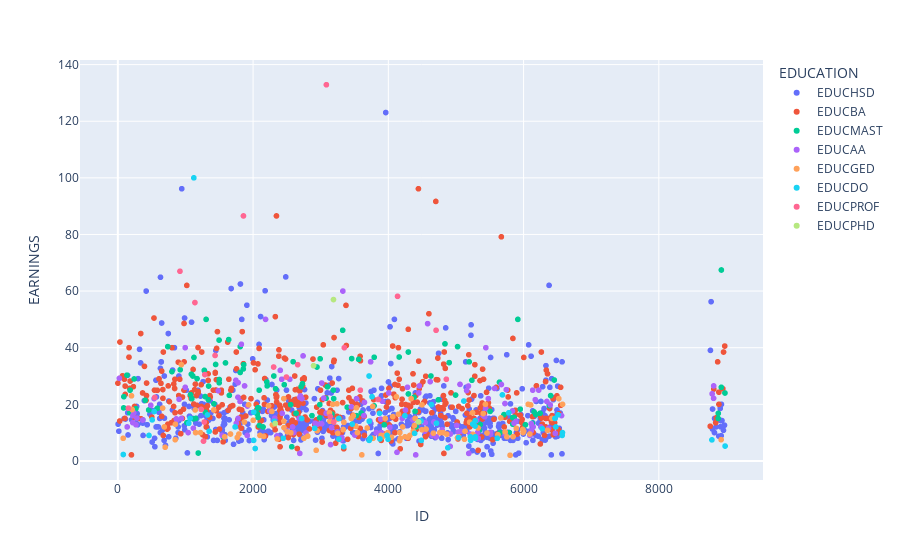

Write notebook code for a chart like this one.
### Code cell
# Check for Highest Educational qualification - Educational Profession with Earnings

df_data['EDUCATION'] = df_data[['EDUCPROF','EDUCPHD','EDUCMAST','EDUCBA','EDUCAA','EDUCHSD','EDUCGED','EDUCDO']].idxmax(axis=1)

px.scatter(data_frame=df_data, x='ID', y='EARNINGS', color='EDUCATION')

### Figure 1 — Plotly figure (JSON) as saved in the notebook; plotly's stock layout.template omitted (floating-point values rounded to 4 significant figures; data arrays with more than 128 entries replaced by an {"elided": "..."} marker saying what was removed)
{"data": [{"hovertemplate": "EDUCATION=EDUCHSD<br>ID=%{x}<br>EARNINGS=%{y}<extra></extra>", "legendgroup": "EDUCHSD", "marker": {"color": "#636efa", "symbol": "circle"}, "mode": "markers", "name": "EDUCHSD", "showlegend": true, "type": "scattergl", "x": {"elided": "586 int values"}, "xaxis": "x", "y": {"elided": "586 float values"}, "yaxis": "y"}, {"hovertemplate": "EDUCATION=EDUCBA<br>ID=%{x}<br>EARNINGS=%{y}<extra></extra>", "legendgroup": "EDUCBA", "marker": {"color": "#EF553B", "symbol": "circle"}, "mode": "markers", "name": "EDUCBA", "showlegend": true, "type": "scattergl", "x": {"elided": "454 int values"}, "xaxis": "x", "y": {"elided": "454 float values"}, "yaxis": "y"}, {"hovertemplate": "EDUCATION=EDUCMAST<br>ID=%{x}<br>EARNINGS=%{y}<extra></extra>", "legendgroup": "EDUCMAST", "marker": {"color": "#00cc96", "symbol": "circle"}, "mode": "markers", "name": "EDUCMAST", "showlegend": true, "type": "scattergl", "x": [8879, 2333, 2730, 2050, 8878, 4296, 5790, 1171, 800, 6454, 1809, 6181, 1095, 2945, 1446, 6383, 3458, 1119, 5236, 1151, 1497, 267, 5915, 3099, 2985, 4838, 4739, 4380, 1109, 2090, 3791, 6400, 1856, 1087, 4630, 8925, 4410, 585, 3598, 178, 2555, 5840, 2987, 5505, 89, 3187, 1649, 456, 2992, 135, 2074, 8978, 5652, 1810, 1126, 5195, 2083, 8924, 2572, 1862, 1075, 1639, 1338, 5644, 1022, 3561, 3079, 922, 2635, 3789, 5860, 5358, 3939, 1499, 6128, 3166, 241, 2710, 1421, 1305, 1342, 2092, 1189, 2208, 1556, 2461, 2147, 6244, 1296, 3527, 4994, 6155, 181, 1290, 5024, 4395, 3192, 6027, 2307, 2592, 5951, 3391, 2204, 2062, 2871, 5347, 4900, 404, 4160, 738, 1279, 3325, 1500, 5839, 2069, 1592, 5710, 86, 4297], "xaxis": "x", "y": [16.8, 25.48, 27.27, 16.92, 15, 38.46, 10, 29.07, 31.54, 28.57, 31.25, 16.35, 22, 33.17, 34.07, 19.5, 36.15, 14.83, 28.5, 15, 42.68, 18.46, 50, 26.15, 15.21, 41.35, 21.57, 22.5, 30, 25, 36.62, 23.08, 32.5, 30.63, 30, 67.45, 12, 18.6, 16.92, 16.99, 19.87, 12.98, 19.88, 17.5, 22.69, 25, 23.16, 18, 36.08, 30.29, 15.35, 23.99, 10, 40.38, 36.54, 35, 18.71, 26, 5, 34, 23.39, 42.86, 21.63, 27.81, 13.5, 35.88, 22.1, 32.21, 16.83, 19.48, 15.38, 12.85, 12.74, 27.6, 13.32, 16.54, 28.95, 26.24, 20.16, 50, 26.44, 12.5, 2.78, 26.5, 8.5, 26.92, 12, 16.83, 17.13, 16, 23.26, 17.31, 25, 22.73, 40.38, 17.5, 22, 12.77, 30, 35.04, 18.27, 18.99, 27.88, 16.64, 16, 10.82, 34.72, 21.42, 36.71, 40.38, 32, 46.15, 28.75, 15.28, 18.75, 34.62, 16.36, 18.72, 23.65], "yaxis": "y"}, {"hovertemplate": "EDUCATION=EDUCAA<br>ID=%{x}<br>EARNINGS=%{y}<extra></extra>", "legendgroup": "EDUCAA", "marker": {"color": "#ab63fa", "symbol": "circle"}, "mode": "markers", "name": "EDUCAA", "showlegend": true, "type": "scattergl", "x": {"elided": "135 int values"}, "xaxis": "x", "y": {"elided": "135 float values"}, "yaxis": "y"}, {"hovertemplate": "EDUCATION=EDUCGED<br>ID=%{x}<br>EARNINGS=%{y}<extra></extra>", "legendgroup": "EDUCGED", "marker": {"color": "#FFA15A", "symbol": "circle"}, "mode": "markers", "name": "EDUCGED", "showlegend": true, "type": "scattergl", "x": [79, 4337, 2752, 212, 2947, 3333, 1150, 6001, 5436, 4396, 5252, 6353, 3687, 4120, 3332, 5023, 1791, 4150, 3608, 4167, 2559, 6092, 1144, 3252, 2505, 2809, 848, 5039, 5845, 4558, 3774, 4177, 4170, 3913, 5403, 3130, 202, 1580, 4317, 4066, 1222, 1666, 5459, 1766, 2719, 5134, 6106, 4386, 1418, 2278, 3343, 5989, 4864, 5327, 3451, 4810, 8921, 6420, 3483, 3177, 3940, 4287, 4046, 2933, 5664, 2157, 3522, 3955, 1934, 5992, 939, 5621, 4761, 4667, 5126, 2102, 662, 4498, 3769, 6068, 3543, 4211, 4247, 3137, 3991, 852, 5726, 4499, 700, 5800, 6521, 5202, 2359, 5892, 1872, 5245, 687, 6576, 2229, 3892, 3528, 2002, 4369, 3254, 2454, 2286, 3240, 5753, 2457, 2456], "xaxis": "x", "y": [8, 22, 8, 18.14, 10.64, 11, 10, 10.5, 20, 15, 9.35, 10.81, 11.63, 22.65, 11.11, 8.15, 9.5, 16.5, 2.13, 7.15, 9.95, 9.5, 18, 9.74, 10.24, 8.75, 7.5, 8.5, 8.55, 11.25, 8, 8, 10, 8.5, 16.73, 17, 23, 8.5, 9, 15.65, 10, 9.5, 9.85, 8.25, 15, 10.47, 19.77, 12.5, 18, 17.5, 13.65, 11.11, 9.45, 11.63, 15, 10, 7.5, 15, 16, 20, 9, 8.33, 8.39, 3.75, 15.18, 8.67, 12.21, 14.96, 19.82, 10, 34, 9.25, 10, 9.8, 7.65, 9, 18.65, 19.8, 19.26, 20, 10, 12, 8.5, 14, 10, 12.95, 10.25, 11, 4.84, 2, 22, 13.69, 7.75, 11.5, 13.75, 17, 12, 20, 19.5, 9, 18.75, 14.35, 10.5, 14.81, 22, 12.75, 20.16, 8.5, 11.75, 14], "yaxis": "y"}, {"hovertemplate": "EDUCATION=EDUCDO<br>ID=%{x}<br>EARNINGS=%{y}<extra></extra>", "legendgroup": "EDUCDO", "marker": {"color": "#19d3f3", "symbol": "circle"}, "mode": "markers", "name": "EDUCDO", "showlegend": true, "type": "scattergl", "x": [5288, 1049, 2911, 3759, 3269, 1326, 6464, 4483, 5214, 5217, 3268, 2718, 537, 5611, 5781, 5282, 1124, 6276, 1068, 4389, 4638, 4245, 3466, 3715, 5286, 5687, 508, 6510, 8980, 6477, 1350, 81, 4880, 4488, 3340, 3876, 5038, 6570, 4712, 3981, 5248, 2445, 2031, 3717, 6575, 3718, 8785, 3871, 2314, 5117, 5283, 3732, 2010, 1734, 3996, 2008, 461], "xaxis": "x", "y": [8, 13.29, 11.5, 22.67, 15, 16.24, 15, 14.1, 8.5, 7.25, 7.69, 15, 17.44, 8, 17, 12.32, 100, 11.4, 15, 9.74, 19.9, 16, 13, 30, 8.5, 23.33, 14.5, 16.3, 5.25, 12, 10.47, 2.26, 4.64, 7.25, 5, 7.75, 8.25, 9, 13.33, 9, 13, 8, 4.38, 7.25, 10, 14, 7.43, 16.83, 14, 21.15, 14.17, 8, 17.25, 12, 7.65, 7.25, 9], "yaxis": "y"}, {"hovertemplate": "EDUCATION=EDUCPROF<br>ID=%{x}<br>EARNINGS=%{y}<extra></extra>", "legendgroup": "EDUCPROF", "marker": {"color": "#FF6692", "symbol": "circle"}, "mode": "markers", "name": "EDUCPROF", "showlegend": true, "type": "scattergl", "x": [1278, 3084, 3586, 4706, 2659, 2493, 3349, 3194, 3142, 1286, 1267, 546, 156, 4858, 4136, 919, 1233, 2304, 1438, 3850, 1140, 1858], "xaxis": "x", "y": [13.74, 132.9, 25, 46.15, 34, 29.62, 40, 13.74, 15.68, 30.49, 6.99, 22.44, 18.64, 28.85, 58.14, 67, 18.18, 33.17, 37.25, 21.73, 55.94, 86.54], "yaxis": "y"}, {"hovertemplate": "EDUCATION=EDUCPHD<br>ID=%{x}<br>EARNINGS=%{y}<extra></extra>", "legendgroup": "EDUCPHD", "marker": {"color": "#B6E880", "symbol": "circle"}, "mode": "markers", "name": "EDUCPHD", "showlegend": true, "type": "scattergl", "x": [2894, 4447, 2328, 3189], "xaxis": "x", "y": [33.65, 13.78, 13.22, 57], "yaxis": "y"}], "layout": {"legend": {"title": {"text": "EDUCATION"}, "tracegroupgap": 0}, "margin": {"t": 60}, "xaxis": {"anchor": "y", "domain": [0, 1], "title": {"text": "ID"}}, "yaxis": {"anchor": "x", "domain": [0, 1], "title": {"text": "EARNINGS"}}}}
